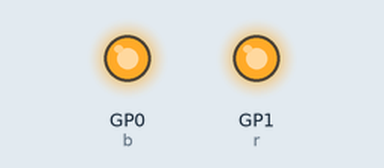
This program was run on a simulated Raspberry Pi Pico running MicroPython. On the bench: output pins drawn as LEDs (lit = HIGH).

Above: at 0.5 s.
At 1.5 s:
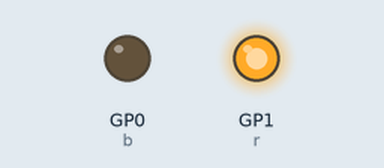
At 3.0 s:
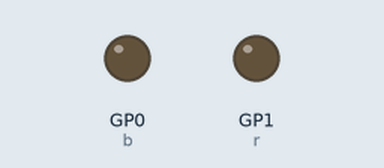
Timing chart, 0 to 5.2 s (numbered marks = the images above):
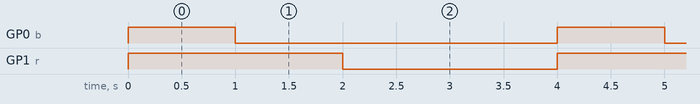

Measured:
- by itself, GP0 (b): alternates HIGH for 1.0 s and LOW for 3.0 s
- by itself, GP1 (r): alternates HIGH for 2.0 s and LOW for 2.0 s
- by itself, everything shown: repeats every 4.0 s, in 3 steps

The program:

PicoDesk-l0-leds.py
```python
""" Pico Planter Desk - Two lights on short timer.

    Level 0 - start two leds blinking on and off,
    on a short enough timer to diagnose any wiring issues.
"""

from machine import Pin
import time

b = Pin(0, Pin.OUT)
r = Pin(1, Pin.OUT)

# Can trouble test with onboard LED
#led = Pin(25, Pin.OUT)


while True:
    #led.on()
    b.on()
    r.on()
    time.sleep(1)
    b.off()
    time.sleep(1)
    r.off()
    #led.off()
    time.sleep(2)
```
